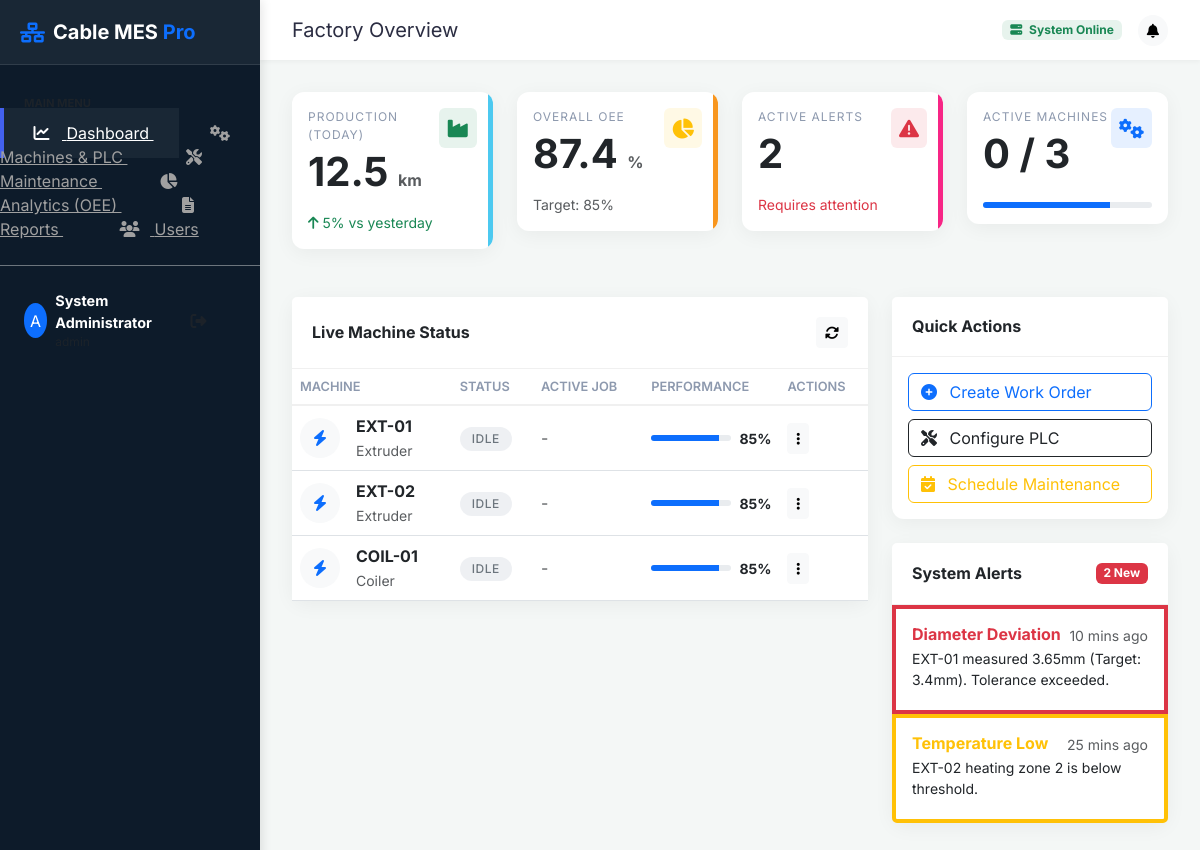
The page /admin (signed in) on the database its author committed.
### cable_mes/models.py (models this page shows, shortened)
class User(UserMixin, Base):
    __tablename__ = 'users'
    id = Column(Integer, primary_key=True)
    username = Column(String(50), unique=True, nullable=False)
    password_hash = Column(String(128), nullable=False)
    role = Column(Enum(UserRole), default=UserRole.OPERATOR)
    full_name = Column(String(100))

class Machine(Base):
    __tablename__ = 'machines'
    id = Column(Integer, primary_key=True)
    name = Column(String(50), unique=True, nullable=False)
    type = Column(String(50))
    status = Column(String(20), default='IDLE')
    plc_ip = Column(String(15))
    plc_port = Column(Integer, default=502)
    plc_slave_id = Column(Integer, default=1)
    reg_speed = Column(Integer, default=0)
    reg_temp = Column(Integer, default=1)
    reg_diameter = Column(Integer, default=2)

### app.py (the view)
@app.route('/admin')
@login_required
def admin_dashboard():
    if current_user.role != UserRole.ADMIN:
        return "Access Denied", 403
    machines = Machine.query.all()
    active_wos = {}
    for m in machines:
        wo = WorkOrder.query.filter_by(machine_id=m.id, status='IN_PROGRESS').first()
        if wo: active_wos[m.id] = wo
    return render_template('admin_dashboard.html',
                           machines=machines,
                           work_orders=active_wos,
                           active_wo_count=len(active_wos))

### app.py (called while the page is built)
@app.teardown_appcontext
def shutdown_session(exception=None):
    db_session.remove()

@login_manager.user_loader
def load_user(user_id):
    return User.query.get(int(user_id))

### templates/admin_dashboard.html
{% extends "base.html" %}
{% block header %}Factory Overview{% endblock %}
{% block content %}
<div class="row mb-4">
    <div class="col-md-3">
        <div class="card kpi-card success p-3">
            <div class="d-flex justify-content-between align-items-start">
                <div>
                    <div class="metric-label">Production (Today)</div>
                    <div class="metric-value text-dark mt-1">12.5 <span class="fs-6 text-muted">km</span></div>
                </div>
                <div class="bg-success bg-opacity-10 p-2 rounded text-success">
                    <i class="fas fa-industry fa-lg"></i>
                </div>
            </div>
            <div class="mt-3 small text-success">
                <i class="fas fa-arrow-up"></i> 5% vs yesterday
            </div>
        </div>
    </div>
    <div class="col-md-3">
        <div class="card kpi-card warning p-3">
            <div class="d-flex justify-content-between align-items-start">
                <div>
                    <div class="metric-label">Overall OEE</div>
                    <div class="metric-value text-dark mt-1">87.4 <span class="fs-6 text-muted">%</span></div>
                </div>
                <div class="bg-warning bg-opacity-10 p-2 rounded text-warning">
                    <i class="fas fa-chart-pie fa-lg"></i>
                </div>
            </div>
            <div class="mt-3 small text-muted">
                Target: 85%
            </div>
        </div>
    </div>
    <div class="col-md-3">
        <div class="card kpi-card danger p-3">
            <div class="d-flex justify-content-between align-items-start">
                <div>
                    <div class="metric-label">Active Alerts</div>
                    <div class="metric-value text-dark mt-1">2</div>
                </div>
                <div class="bg-danger bg-opacity-10 p-2 rounded text-danger">
                    <i class="fas fa-exclamation-triangle fa-lg"></i>
                </div>
            </div>
            <div class="mt-3 small text-danger">
                Requires attention
            </div>
        </div>
    </div>
    <div class="col-md-3">
        <div class="card p-3">
            <div class="d-flex justify-content-between align-items-start">
                <div>
                    <div class="metric-label">Active Machines</div>
                    <div class="metric-value text-dark mt-1">{{ active_wo_count }} / {{ machines|length }}</div>
                </div>
                <div class="bg-primary bg-opacity-10 p-2 rounded text-primary">
                    <i class="fas fa-cogs fa-lg"></i>
                </div>
            </div>
            <div class="progress mt-4" style="height: 6px;">
                <div class="progress-bar" style="width: 75%"></div>
            </div>
        </div>
    </div>
</div>
<div class="row">
    <div class="col-lg-8">
        <div class="card">
            <div class="card-header d-flex justify-content-between align-items-center bg-white">
                <h6 class="mb-0 fw-bold">Live Machine Status</h6>
                <button class="btn btn-sm btn-light"><i class="fas fa-sync-alt"></i></button>
            </div>
            <div class="table-responsive">
                <table class="table align-middle mb-0">
                    <thead class="bg-light">
                        <tr>
                            <th>Machine</th>
                            <th>Status</th>
                            <th>Active Job</th>
                            <th>Performance</th>
                            <th>Actions</th>
                        </tr>
                    </thead>
                    <tbody>
                        {% for m in machines %}
                        <tr>
                            <td>
                                <div class="d-flex align-items-center">
                                    <div class="rounded-circle bg-light d-flex align-items-center justify-content-center me-3" style="width:40px; height:40px;">
                                        <i class="fas fa-bolt text-primary"></i>
                                    </div>
                                    <div>
                                        <div class="fw-bold">{{ m.name }}</div>
                                        <small class="text-muted">{{ m.type }}</small>
                                    </div>
                                </div>
                            </td>
                            <td>
                                {% if m.status == 'RUNNING' %}
                                    <span class="badge badge-status bg-running pulse-active"><i class="fas fa-circle me-1" style="font-size:6px;"></i> Running</span>
                                {% else %}
                                    <span class="badge badge-status bg-idle">Idle</span>
                                {% endif %}
                            </td>
                            <td>
                                {% set active_wo = work_orders.get(m.id) %}
                                {% if active_wo %}
                                    <div class="fw-bold">{{ active_wo.order_number }}</div>
                                    <small class="text-muted">{{ active_wo.product.code }}</small>
                                {% else %}
                                    <span class="text-muted">-</span>
                                {% endif %}
                            </td>
                            <td>
                                <div class="d-flex align-items-center">
                                    <div class="progress flex-grow-1 me-2" style="height: 6px;">
                                        <div class="progress-bar bg-primary" style="width: 85%"></div>
                                    </div>
                                    <small class="fw-bold">85%</small>
                                </div>
                            </td>
                            <td>
                                <a href="#" class="btn btn-sm btn-icon btn-light"><i class="fas fa-ellipsis-v"></i></a>
                            </td>
                        </tr>
                        {% endfor %}
                    </tbody>
                </table>
            </div>
        </div>
    </div>
    <div class="col-lg-4">
        <div class="card mb-4">
            <div class="card-header bg-white">
                <h6 class="mb-0 fw-bold">Quick Actions</h6>
            </div>
            <div class="card-body">
                <div class="d-grid gap-2">
                    <button class="btn btn-outline-primary text-start" data-bs-toggle="modal" data-bs-target="#newOrderModal">
                        <i class="fas fa-plus-circle me-2"></i> Create Work Order
                    </button>
                    <a href="/admin/machines" class="btn btn-outline-dark text-start">
                        <i class="fas fa-tools me-2"></i> Configure PLC
                    </a>
                    <a href="/admin/maintenance" class="btn btn-outline-warning text-start">
                        <i class="fas fa-calendar-check me-2"></i> Schedule Maintenance
                    </a>
                </div>
            </div>
        </div>
        <div class="card">
            <div class="card-header bg-white d-flex justify-content-between align-items-center">
                <h6 class="mb-0 fw-bold">System Alerts</h6>
                <span class="badge bg-danger">2 New</span>
            </div>
            <div class="list-group list-group-flush">
                <div class="list-group-item px-3 py-3 border-start border-4 border-danger">
                    <div class="d-flex w-100 justify-content-between">
                        <h6 class="mb-1 fw-bold text-danger">Diameter Deviation</h6>
                        <small class="text-muted">10 mins ago</small>
                    </div>
                    <p class="mb-1 small">EXT-01 measured 3.65mm (Target: 3.4mm). Tolerance exceeded.</p>
                </div>
                <div class="list-group-item px-3 py-3 border-start border-4 border-warning">
                    <div class="d-flex w-100 justify-content-between">
                        <h6 class="mb-1 fw-bold text-warning">Temperature Low</h6>
                        <small class="text-muted">25 mins ago</small>
                    </div>
                    <p class="mb-1 small">EXT-02 heating zone 2 is below threshold.</p>
                </div>
            </div>
        </div>
    </div>
</div>
{% endblock %}

### templates/base.html (shortened to what this page needs)
<!DOCTYPE html>
<html lang="en">
<head>
    <link href="https://cdn.jsdelivr.net/npm/bootstrap@5.3.0/dist/css/bootstrap.min.css" rel="stylesheet">
    <link href="https://cdnjs.cloudflare.com/ajax/libs/font-awesome/6.4.0/css/all.min.css" rel="stylesheet">
    <link href="{{ url_for('static', filename='css/modern.css') }}" rel="stylesheet">
</head>
<body>
    <div class="main-wrapper">
        <nav class="sidebar-wrapper sidebar text-white">
            <div class="brand-section d-flex align-items-center">
                <i class="fas fa-network-wired fa-lg me-2 text-primary"></i>
                <h5 class="mb-0 fw-bold">Cable MES <span class="text-primary">Pro</span></h5>
            </div>
            <div class="py-4">
                <small class="text-muted px-4 text-uppercase fw-bold" style="font-size: 0.7rem;">Main Menu</small>
                <div class="mt-2">
                    <a href="/admin" class="{{ 'active' if request.endpoint == 'admin_dashboard' else '' }}">
                        <i class="fas fa-chart-line me-2"></i> Dashboard
                    </a>
                    <a href="/admin/machines" class="{{ 'active' if 'machines' in request.endpoint else '' }}">
                        <i class="fas fa-cogs me-2"></i> Machines & PLC
                    </a>
                    <a href="/admin/maintenance" class="{{ 'active' if 'maintenance' in request.endpoint else '' }}">
                        <i class="fas fa-tools me-2"></i> Maintenance
                    </a>
                    <a href="/admin/analytics" class="{{ 'active' if 'analytics' in request.endpoint else '' }}">
                        <i class="fas fa-chart-pie me-2"></i> Analytics (OEE)
                    </a>
                    <a href="/admin/reports" class="{{ 'active' if 'reports' in request.endpoint else '' }}">
                        <i class="fas fa-file-alt me-2"></i> Reports
                    </a>
                    <a href="/admin/users" class="{{ 'active' if 'users' in request.endpoint else '' }}">
                        <i class="fas fa-users me-2"></i> Users
                    </a>
                </div>
            </div>
            <div class="mt-auto p-4 border-top border-secondary">
                <div class="d-flex align-items-center">
                    <div class="bg-primary rounded-circle d-flex align-items-center justify-content-center text-white" style="width: 35px; height: 35px;">
                        {{ current_user.username[0].upper() }}
                    </div>
                    <div class="ms-2">
                        <div class="fw-bold" style="font-size: 0.9rem;">{{ current_user.full_name }}</div>
                        <div class="text-muted" style="font-size: 0.75rem;">{{ current_user.role.value }}</div>
                    </div>
                    <a href="/logout" class="ms-auto text-muted hover-white"><i class="fas fa-sign-out-alt"></i></a>
                </div>
            </div>
        </nav>
        <div class="content-wrapper">
            <div class="top-navbar">
                <h5 class="mb-0 fw-normal">{% block header %}Overview{% endblock %}</h5>
                <div class="d-flex align-items-center">
                    <span class="badge bg-success bg-opacity-10 text-success me-3">
                        <i class="fas fa-server me-1"></i> System Online
                    </span>
                    <button class="btn btn-light btn-sm rounded-circle"><i class="fas fa-bell"></i></button>
                </div>
            </div>
            <div class="page-content">
                {% block content %}{% endblock %}
            </div>
        </div>
    </div>
</body>
</html>

### static/css/modern.css (style rules this page uses)
:root { --primary: #4361ee; --secondary: #3f37c9; --success: #4cc9f0; --danger: #f72585; --warning: #f8961e; --dark: #1b263b; --light: #f8f9fa; --sidebar-bg: #0d1b2a; --card-bg: #ffffff; --text-main: #2b2d42; --text-muted: #8d99ae; }
body { font-family: 'Segoe UI', Roboto, Helvetica, Arial, sans-serif; background-color: #f0f2f5; color: var(--text-main); overflow-x: hidden; }
.sidebar { background-color: var(--sidebar-bg); box-shadow: 2px 0 10px rgba(0,0,0,0.1); transition: all 0.3s; z-index: 1000; }
.sidebar .brand-section { padding: 20px; background: rgba(255,255,255,0.05); border-bottom: 1px solid rgba(255,255,255,0.1); }
.sidebar a { color: #a0a0a0; padding: 15px 25px; border-left: 4px solid transparent; transition: all 0.2s; }
.sidebar a:hover, .sidebar a.active { color: #fff; background: rgba(255,255,255,0.05); border-left-color: var(--primary); }
.sidebar i { width: 25px; text-align: center; }
.card { border: none; border-radius: 12px; background: var(--card-bg); box-shadow: 0 4px 20px rgba(0,0,0,0.05); transition: transform 0.2s; margin-bottom: 1.5rem; }
.card-header { background: transparent; border-bottom: 1px solid #f0f0f0; padding: 1.25rem; font-weight: 600; }
.badge-status { padding: 0.5em 1em; border-radius: 50px; font-weight: 500; text-transform: uppercase; font-size: 0.75rem; letter-spacing: 0.5px; }
.bg-idle { background-color: rgba(141, 153, 174, 0.15); color: #6c757d; }
.metric-value { font-size: 2.5rem; font-weight: 700; line-height: 1.2; }
.metric-label { text-transform: uppercase; font-size: 0.75rem; letter-spacing: 1px; color: var(--text-muted); }
.kpi-card { position: relative; overflow: hidden; }
.kpi-card::after { content: ''; position: absolute; top: 0; right: 0; bottom: 0; width: 5px; background: var(--primary); }
.kpi-card.success::after { background: var(--success); }
.kpi-card.warning::after { background: var(--warning); }
.kpi-card.danger::after { background: var(--danger); }
.table thead th { border-top: none; border-bottom: 2px solid #f0f0f0; font-weight: 600; color: var(--text-muted); text-transform: uppercase; font-size: 0.8rem; }
.table tbody td { vertical-align: middle; }

### templates/base.html (style rules this page uses)
body { font-family: 'Inter', sans-serif; }
.main-wrapper { display: flex; min-height: 100vh; }
.sidebar-wrapper { width: 260px; flex-shrink: 0; background: var(--sidebar-bg); }
.content-wrapper { flex-grow: 1; display: flex; flex-direction: column; background: #f4f7f6; }
.top-navbar { background: #fff; height: 60px; box-shadow: 0 2px 4px rgba(0,0,0,0.04); display: flex; align-items: center; padding: 0 2rem; justify-content: space-between; }
.page-content { padding: 2rem; overflow-y: auto; height: calc(100vh - 60px); }

### rows shown on the page
User: username "A", full_name "System Administrator"
Machine: name "EXT-01", type "Extruder", status "IDLE"
Machine: name "EXT-02", type "Extruder", status "IDLE"
Machine: name "COIL-01", type "Coiler", status "IDLE"

### other values the page prints
{{ active_wo_count }} "0"
{{ machines|length }} "3"
